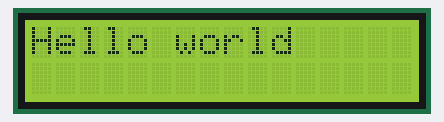
Simulated run of this sketch. Board: Arduino Uno, built with avr-gcc and run on an emulated ATmega328P. On the bench: 16×2 character LCD.

Above: at 0.1 s.

The sketch:

HelloWorld.ino
```cpp
#include <LiquidCrystal.h>
// LCD configurations//
int rs=4;
int en=5;
int d4=6;
int d5=7;
int d6=8;
int d7=9;
LiquidCrystal lcd(rs,en,d4,d5,d6,d7);
/////////////////////////
void setup() {
  lcd.begin(16,2);
  lcd.setCursor(0,0);
  Serial.begin(9600);

}

void loop() {
  lcd.print("Hello world");
  delay(2000);
  lcd.clear();


}
```
